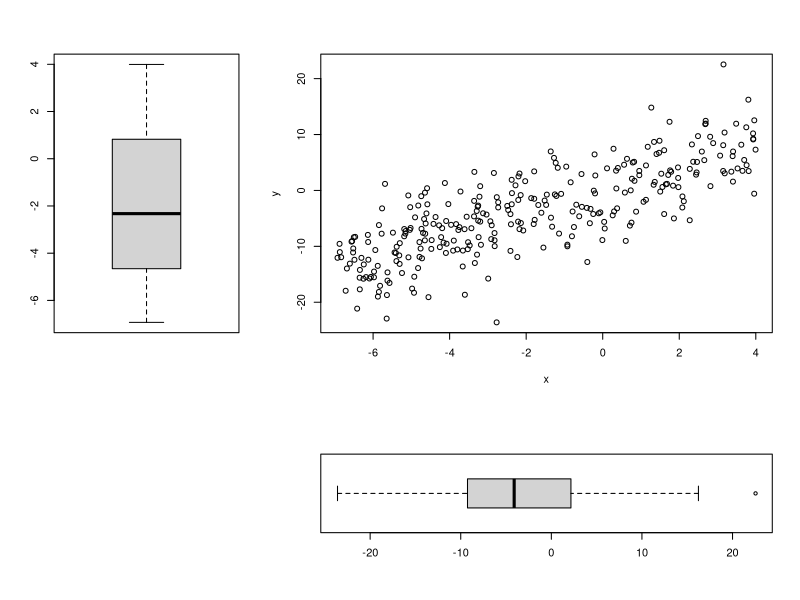

Here is the R script that generated this plot:
set.seed(22)
x<-runif(300,-7,4)
e<-rnorm(300,0,5)
y<-1.9*x+e
layout(matrix(c(2,1,1,2,1,1,0,3,3),3,3, byrow = T))
plot (x,y)
boxplot(x)
boxplot(y,horizontal =T)
dev.copy(tiff, filename = "plot-ex05.png")
dev.off() 

